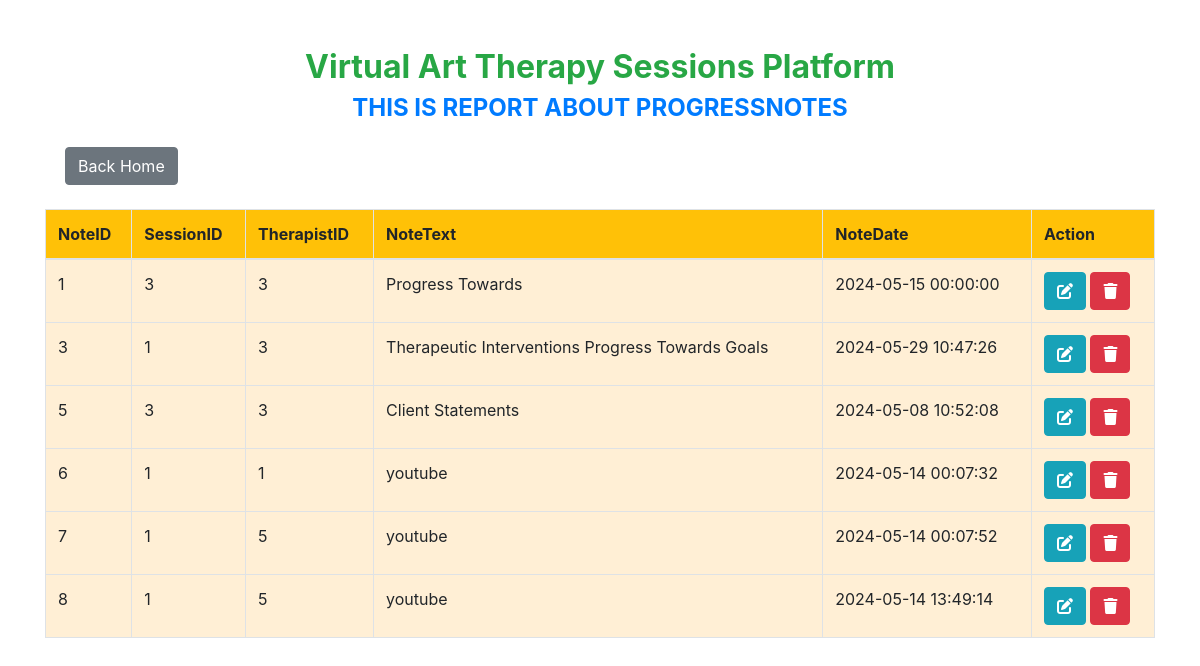
/viewprogressnotes.php, run on the app's committed database.
### tables this page shows
CREATE TABLE `progressnotes` (
  `NoteID` int(11) NOT NULL,
  `SessionID` int(11) DEFAULT NULL,
  `TherapistID` int(11) DEFAULT NULL,
  `NoteText` text DEFAULT NULL,
  `NoteDate` datetime DEFAULT current_timestamp()
);

### viewprogressnotes.php (the view, shortened to what this page needs)
<!DOCTYPE html>
<html lang="en">
<head>
    <link href="https://stackpath.bootstrapcdn.com/bootstrap/4.5.2/css/bootstrap.min.css" rel="stylesheet">
    <link href="https://cdnjs.cloudflare.com/ajax/libs/font-awesome/6.0.0-beta3/css/all.min.css" rel="stylesheet">
</head>
<body>
    <div class="container mt-5">
        <h2 class="text-center text-success">Virtual Art Therapy Sessions Platform</h2>
        <h4 class="text-center text-primary mb-4">THIS IS  REPORT ABOUT PROGRESSNOTES</h4>
        <a href="home.html" class="btn btn-secondary btn-back">Back Home</a>
        <table class="table table-bordered mt-4">
            <thead class="bg-warning">
                <tr>
                    <th>NoteID</th>
                    <th>SessionID</th>
                    <th>TherapistID</th>
                    <th>NoteText</th>
                    <th>NoteDate</th>
                    <th>Action</th>
                </tr>
            </thead>
            <tbody>
                <?php
                include "dbconnection.php";
                $sql = "SELECT * FROM progressnotes";
                $result = $connection->query($sql);
                while ($row = $result->fetch_assoc()) {
                    echo "
                    <tr>
                        <td>{$row['NoteID']}</td>
                        <td>{$row['SessionID']}</td>
                        <td>{$row['TherapistID']}</td>
                        <td>{$row['NoteText']}</td>
                        <td>{$row['NoteDate']}</td>
                        <td>
                            <a href='updateprogressnotes.php?NoteID={$row['NoteID']}'  class='btn btn-info'><i class='fas fa-edit'></i></a>
                            <a href='deleteprogressnotes.php?NoteID={$row['NoteID']}' class='btn btn-danger'><i class='fas fa-trash'></i></a>
                        </td>
                    </tr>
                    ";
                }
                ?>
            </tbody>
        </table>
    </div>
</body>
</html>

### viewprogressnotes.php (style rules this page uses)
h2, h4 { font-weight: bold; }
.btn-back { margin-left: 20px; }
table { background-color: papayawhip; }

### data on the page
progressnotes: NoteID "1", SessionID "3", TherapistID "3", NoteText "Progress Towards", NoteDate "2024-05-15 00:00:00"
progressnotes: NoteID "3", SessionID "1", TherapistID "3", NoteText "Therapeutic Interventions Progress Towards Goals", NoteDate "2024-05-29 10:47:26"
progressnotes: NoteID "5", SessionID "3", TherapistID "3", NoteText "Client Statements", NoteDate "2024-05-08 10:52:08"
progressnotes: NoteID "6", SessionID "1", TherapistID "1", NoteText "youtube", NoteDate "2024-05-14 00:07:32"
progressnotes: NoteID "7", SessionID "1", TherapistID "5", NoteText "youtube", NoteDate "2024-05-14 00:07:52"
progressnotes: NoteID "8", SessionID "1", TherapistID "5", NoteText "youtube", NoteDate "2024-05-14 13:49:14"
